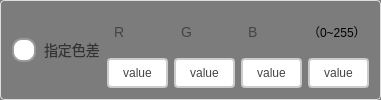
      <widget class="QGroupBox" name="groupBox_11">
       <property name="styleSheet">
        <string notr="true">QGroupBox {
    border: 1px solid #DDD;
    border-radius: 4px;
    font: bold 14px;
    color: #666;
    background-color: rgb(124, 124, 124);
}

QGroupBox::title {
    subcontrol-origin: margin;
    subcontrol-position: top left;
    left: 10px;
    padding: 0 5px;
}</string>
       </property>
       <property name="title">
        <string/>
       </property>
       <layout class="QHBoxLayout" name="horizontalLayout_17">
        <item>
         <widget class="QRadioButton" name="rbtn_specifyColorDifferenceEnable">
          <property name="styleSheet">
           <string notr="true">QRadioButton {
    spacing: 8px;
    font-size: 14px;
    color: #333;  /* 保持原始文字颜色 */
}

/* 未选中状态 */
QRadioButton::indicator {
    width: 20px;
    height: 20px;
    border-radius: 10px;
    border: 2px solid #999;
    background: #ffffff;
}

/* 悬停效果 */
QRadioButton::indicator:hover {
    border: 2px solid #666;
}

/* 选中状态 */
QRadioButton::indicator:checked {
    border: 2px solid #FF6B00;  /* 橙色边框 */
}

/* 选中时的内圆 */
QRadioButton::indicator:checked {
    background-color: qradialgradient(
        cx:0.5, cy:0.5,
        radius:0.4,
        fx:0.5, fy:0.5,
        stop:0 #FF6B00,  /* 主橙色 */
        stop:1 transparent
    );
}

/* 禁用状态 */
QRadioButton:::disabled {
    border: 2px solid #ccc;
    background: #eee;
}

/* 点击动画效果 */
QRadioButton::indicator:pressed {
    border: 2px solid #CC5500;  /* 深橙色边框 */
    background-color: qradialgradient(
        cx:0.5, cy:0.5,
        radius:0.5,
        fx:0.5, fy:0.5,
        stop:0 #FFD8B3,  /* 浅橙色渐变 */
        stop:1 transparent
    );
}</string>
          </property>
          <property name="text">
           <string>指定色差</string>
          </property>
         </widget>
        </item>
        <item>
         <layout class="QVBoxLayout" name="verticalLayout_10">
          <item>
           <widget class="QLabel" name="label_24">
            <property name="styleSheet">
             <string notr="true">/* 基础标签样式 */
QLabel {
    color: #444444;          /* 主文字色 */
    font-size: 14px;         /* 标准字号 */
    background: transparent; /* 透明背景 */
    padding: 2px 4px;        /* 基础内边距 */
}

/* 标题样式 */
QLabel.title {
    font-size: 16px;
    font-weight: 600;
    color: #333333;
    border-bottom: 1px solid #DDDDDD; /* 下划线装饰 */
    padding-bottom: 4px;
}

/* 副标题/次要文本 */
QLabel.subtitle {
    color: #666666;
    font-size: 13px;
    font-style: italic;
}

/* 强调文本 */
QLabel.emphasis {
    color: #333333;
    font-weight: 500;
    background-color: #F5F5F5;
    border-radius: 3px;
    padding: 4px 8px;
}

/* 状态标签（成功/警告/错误） */
QLabel[state=&quot;success&quot;] {
    color: #228B22;          /* 森林绿 */
    border-left: 3px solid #228B22;
    padding-left: 8px;
}

QLabel[state=&quot;warning&quot;] {
    color: #FF8C00;          /* 暗橙 */
    border-left: 3px solid #FF8C00;
    padding-left: 8px;
}

QLabel[state=&quot;error&quot;] {
    color: #B22222;          /* 砖红 */
    border-left: 3px solid #B22222;
    padding-left: 8px;
}

/* 数据展示标签 */
QLabel.data {
    color: #2F4F4F;          /* 深石板灰 */
    font-family: monospace;
    border: 1px solid #E0E0E0;
    background-color: #FFFFFF;
    padding: 6px 12px;
    border-radius: 4px;
}

/* 禁用状态 */
QLabel:disabled {
    color: #AAAAAA;
    background-color: transparent;
}

/* 链接样式（伪链接效果） */
QLabel.link {
    color: #4682B4;          /* 钢蓝 */
    text-decoration: underline;
    border-bottom: 1px dotted #4682B4;
}

/* 图标标签 */
QLabel.icon {
    qproperty-alignment: AlignCenter;
    border: 1px solid #E0E0E0;
    border-radius: 4px;
    background-color: #FFFFFF;
    padding: 12px;
}</string>
            </property>
            <property name="text">
             <string>R</string>
            </property>
           </widget>
          </item>
          <item>
           <widget class="QPushButton" name="pbtn_specifyColorDifferenceR">
            <property name="styleSheet">
             <string notr="true">QPushButton {
    padding: 6px 14px;
    border: 2px solid #CCC;
    border-radius: 4px;
    background-color: white;
    color: #444;
}

QPushButton:hover {
    border-color: #999;
    background-color: #F5F5F5;
}

QPushButton:pressed {
    border-color: #777;
    background-color: #EEE;
}</string>
            </property>
            <property name="text">
             <string>value</string>
            </property>
           </widget>
          </item>
         </layout>
        </item>
        <item>
         <layout class="QVBoxLayout" name="verticalLayout_11">
          <item>
           <widget class="QLabel" name="label_25">
            <property name="styleSheet">
             <string notr="true">/* 基础标签样式 */
QLabel {
    color: #444444;          /* 主文字色 */
    font-size: 14px;         /* 标准字号 */
    background: transparent; /* 透明背景 */
    padding: 2px 4px;        /* 基础内边距 */
}

/* 标题样式 */
QLabel.title {
    font-size: 16px;
    font-weight: 600;
    color: #333333;
    border-bottom: 1px solid #DDDDDD; /* 下划线装饰 */
    padding-bottom: 4px;
}

/* 副标题/次要文本 */
QLabel.subtitle {
    color: #666666;
    font-size: 13px;
    font-style: italic;
}

/* 强调文本 */
QLabel.emphasis {
    color: #333333;
    font-weight: 500;
    background-color: #F5F5F5;
    border-radius: 3px;
    padding: 4px 8px;
}

/* 状态标签（成功/警告/错误） */
QLabel[state=&quot;success&quot;] {
    color: #228B22;          /* 森林绿 */
    border-left: 3px solid #228B22;
    padding-left: 8px;
}

QLabel[state=&quot;warning&quot;] {
    color: #FF8C00;          /* 暗橙 */
    border-left: 3px solid #FF8C00;
    padding-left: 8px;
}

QLabel[state=&quot;error&quot;] {
    color: #B22222;          /* 砖红 */
    border-left: 3px solid #B22222;
    padding-left: 8px;
}

/* 数据展示标签 */
QLabel.data {
    color: #2F4F4F;          /* 深石板灰 */
    font-family: monospace;
    border: 1px solid #E0E0E0;
    background-color: #FFFFFF;
    padding: 6px 12px;
    border-radius: 4px;
}

/* 禁用状态 */
QLabel:disabled {
    color: #AAAAAA;
    background-color: transparent;
}

/* 链接样式（伪链接效果） */
QLabel.link {
    color: #4682B4;          /* 钢蓝 */
    text-decoration: underline;
    border-bottom: 1px dotted #4682B4;
}

/* 图标标签 */
QLabel.icon {
    qproperty-alignment: AlignCenter;
    border: 1px solid #E0E0E0;
    border-radius: 4px;
    background-color: #FFFFFF;
    padding: 12px;
}</string>
            </property>
            <property name="text">
             <string>G</string>
            </property>
           </widget>
          </item>
          <item>
           <widget class="QPushButton" name="pbtn_specifyColorDifferenceG">
            <property name="styleSheet">
             <string notr="true">QPushButton {
    padding: 6px 14px;
    border: 2px solid #CCC;
    border-radius: 4px;
    background-color: white;
    color: #444;
}

QPushButton:hover {
    border-color: #999;
    background-color: #F5F5F5;
}

QPushButton:pressed {
    border-color: #777;
    background-color: #EEE;
}</string>
            </property>
            <property name="text">
             <string>value</string>
            </property>
           </widget>
          </item>
         </layout>
        </item>
        <item>
         <layout class="QVBoxLayout" name="verticalLayout_12">
          <item>
           <widget class="QLabel" name="label_26">
            <property name="styleSheet">
             <string notr="true">/* 基础标签样式 */
QLabel {
    color: #444444;          /* 主文字色 */
    font-size: 14px;         /* 标准字号 */
    background: transparent; /* 透明背景 */
    padding: 2px 4px;        /* 基础内边距 */
}

/* 标题样式 */
QLabel.title {
    font-size: 16px;
    font-weight: 600;
    color: #333333;
    border-bottom: 1px solid #DDDDDD; /* 下划线装饰 */
    padding-bottom: 4px;
}

/* 副标题/次要文本 */
QLabel.subtitle {
    color: #666666;
    font-size: 13px;
    font-style: italic;
}

/* 强调文本 */
QLabel.emphasis {
    color: #333333;
    font-weight: 500;
    background-color: #F5F5F5;
    border-radius: 3px;
    padding: 4px 8px;
}

/* 状态标签（成功/警告/错误） */
QLabel[state=&quot;success&quot;] {
    color: #228B22;          /* 森林绿 */
    border-left: 3px solid #228B22;
    padding-left: 8px;
}

QLabel[state=&quot;warning&quot;] {
    color: #FF8C00;          /* 暗橙 */
    border-left: 3px solid #FF8C00;
    padding-left: 8px;
}

QLabel[state=&quot;error&quot;] {
    color: #B22222;          /* 砖红 */
    border-left: 3px solid #B22222;
    padding-left: 8px;
}

/* 数据展示标签 */
QLabel.data {
    color: #2F4F4F;          /* 深石板灰 */
    font-family: monospace;
    border: 1px solid #E0E0E0;
    background-color: #FFFFFF;
    padding: 6px 12px;
    border-radius: 4px;
}

/* 禁用状态 */
QLabel:disabled {
    color: #AAAAAA;
    background-color: transparent;
}

/* 链接样式（伪链接效果） */
QLabel.link {
    color: #4682B4;          /* 钢蓝 */
    text-decoration: underline;
    border-bottom: 1px dotted #4682B4;
}

/* 图标标签 */
QLabel.icon {
    qproperty-alignment: AlignCenter;
    border: 1px solid #E0E0E0;
    border-radius: 4px;
    background-color: #FFFFFF;
    padding: 12px;
}</string>
            </property>
            <property name="text">
             <string>B</string>
            </property>
           </widget>
          </item>
          <item>
           <widget class="QPushButton" name="pbtn_specifyColorDifferenceB">
            <property name="styleSheet">
             <string notr="true">QPushButton {
    padding: 6px 14px;
    border: 2px solid #CCC;
    border-radius: 4px;
    background-color: white;
    color: #444;
}

QPushButton:hover {
    border-color: #999;
    background-color: #F5F5F5;
}

QPushButton:pressed {
    border-color: #777;
    background-color: #EEE;
}</string>
            </property>
            <property name="text">
             <string>value</string>
            </property>
           </widget>
          </item>
         </layout>
        </item>
        <item>
         <layout class="QVBoxLayout" name="verticalLayout_13">
          <item>
           <widget class="QLabel" name="label_27">
            <property name="text">
             <string>（0~255）</string>
            </property>
           </widget>
          </item>
          <item>
           <widget class="QPushButton" name="pbtn_specifyColorDifferenceDeviation">
            <property name="styleSheet">
             <string notr="true">QPushButton {
    padding: 6px 14px;
    border: 2px solid #CCC;
    border-radius: 4px;
    background-color: white;
    color: #444;
}

QPushButton:hover {
    border-color: #999;
    background-color: #F5F5F5;
}

QPushButton:pressed {
    border-color: #777;
    background-color: #EEE;
}</string>
            </property>
            <property name="text">
             <string>value</string>
            </property>
           </widget>
          </item>
         </layout>
        </item>
       </layout>
      </widget>
